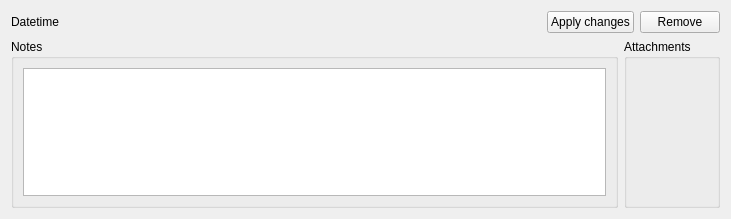
<?xml version="1.0" encoding="UTF-8"?>
<ui version="4.0">
 <class>ReportItem</class>
 <widget class="QWidget" name="ReportItem">
  <property name="geometry">
   <rect>
    <x>0</x>
    <y>0</y>
    <width>731</width>
    <height>219</height>
   </rect>
  </property>
  <property name="windowTitle">
   <string>Form</string>
  </property>
  <layout class="QVBoxLayout" name="verticalLayout_4">
   <item>
    <layout class="QHBoxLayout" name="horizontalLayout">
     <item>
      <widget class="QLabel" name="lblDatetime">
       <property name="text">
        <string>Datetime</string>
       </property>
      </widget>
     </item>
     <item>
      <spacer name="horizontalSpacer">
       <property name="orientation">
        <enum>Qt::Orientation::Horizontal</enum>
       </property>
       <property name="sizeHint" stdset="0">
        <size>
         <width>40</width>
         <height>20</height>
        </size>
       </property>
      </spacer>
     </item>
     <item>
      <widget class="QPushButton" name="btnApply">
       <property name="text">
        <string>Apply changes</string>
       </property>
      </widget>
     </item>
     <item>
      <widget class="QPushButton" name="btnRemove">
       <property name="text">
        <string>Remove</string>
       </property>
      </widget>
     </item>
    </layout>
   </item>
   <item>
    <layout class="QHBoxLayout" name="lytMain">
     <item>
      <widget class="QGroupBox" name="gboxNotes">
       <property name="title">
        <string>Notes</string>
       </property>
       <layout class="QHBoxLayout" name="horizontalLayout_2">
        <item>
         <widget class="QPlainTextEdit" name="txtNotes"/>
        </item>
       </layout>
      </widget>
     </item>
     <item>
      <widget class="QGroupBox" name="gboxAttachments">
       <property name="title">
        <string>Attachments</string>
       </property>
       <layout class="QVBoxLayout" name="verticalLayout_3">
        <item>
         <layout class="QVBoxLayout" name="lytAttachments"/>
        </item>
       </layout>
      </widget>
     </item>
    </layout>
   </item>
  </layout>
 </widget>
 <resources/>
 <connections/>
</ui>
